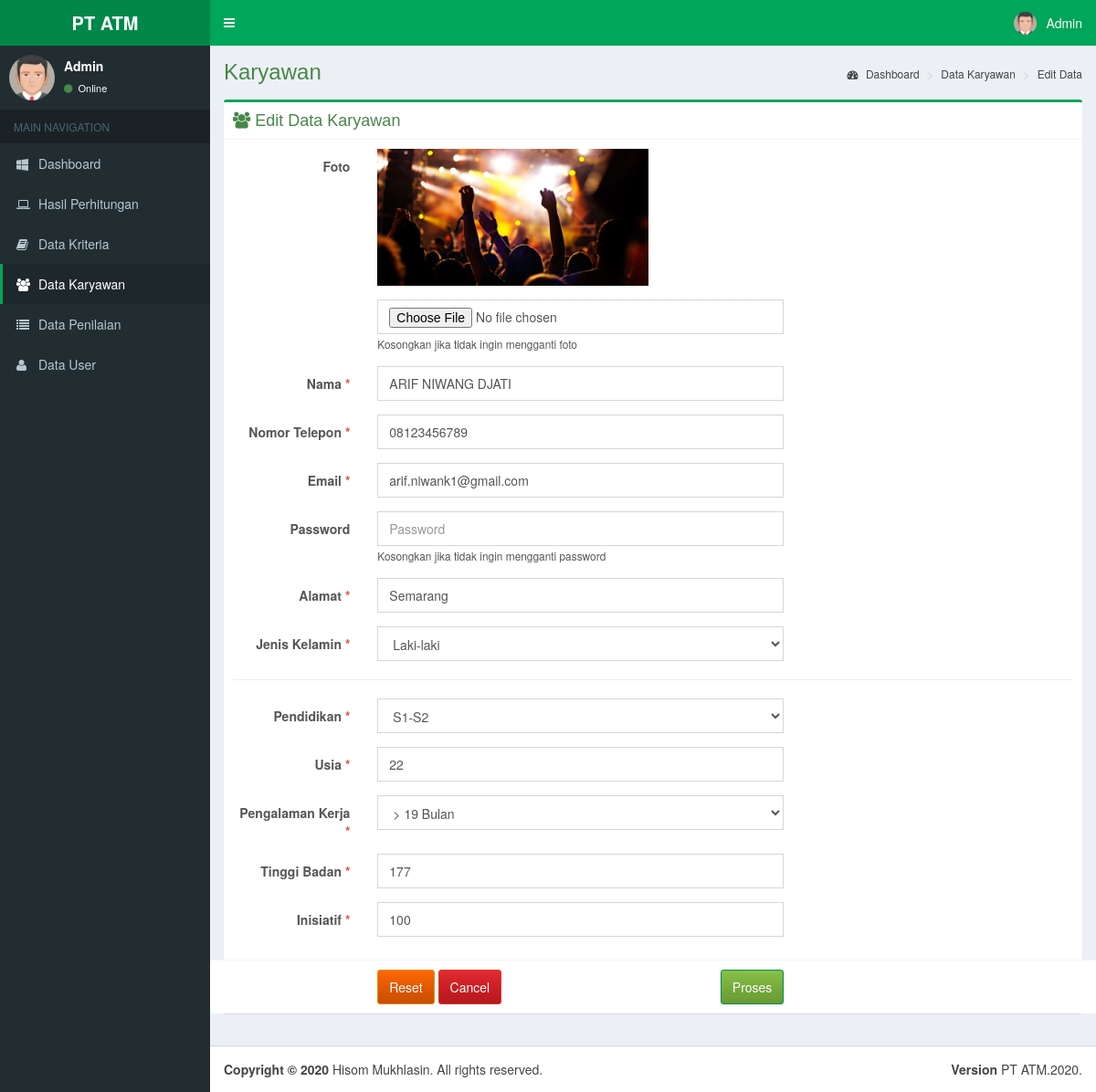
The app's page /edit-karyawan.php?id=1 (signed in) with its own data.
### tables this page shows
CREATE TABLE `karyawan` (
  `id_karyawan` int(11) NOT NULL AUTO_INCREMENT,
  `foto` varchar(100) NOT NULL DEFAULT '',
  `nama` varchar(100) NOT NULL,
  `email` varchar(100) NOT NULL,
  `nomor_telepon` varchar(20) NOT NULL,
  `alamat` varchar(255) NOT NULL,
  `jenis_kelamin` varchar(10) NOT NULL,
  `password` varchar(255) NOT NULL DEFAULT '',
  PRIMARY KEY (`id_karyawan`)
);

CREATE TABLE `kriteria` (
  `id_kriteria` int(11) NOT NULL AUTO_INCREMENT,
  `kriteria` varchar(50) NOT NULL,
  `cost_benefit` varchar(10) NOT NULL,
  `tipe` varchar(10) NOT NULL DEFAULT 'Option',
  `limit` tinyint(1) NOT NULL,
  PRIMARY KEY (`id_kriteria`)
);

CREATE TABLE `nilai` (
  `id_nilai` int(11) NOT NULL AUTO_INCREMENT,
  `id_karyawan` int(11) NOT NULL,
  `id_kriteria` int(11) NOT NULL,
  `id_sub_kriteria` int(11) NOT NULL,
  `bobot` float NOT NULL,
  `value` varchar(100) NOT NULL DEFAULT '',
  `nilai` float DEFAULT '0',
  PRIMARY KEY (`id_nilai`)
);

### edit-karyawan.php (the view, shortened to what this page needs)
<?php
include 'dbconf.php';
$id = $_GET['id'];
$result = $mysqli->query("SELECT *  FROM `karyawan` WHERE `id_karyawan` = " . $id);
$data = $result->fetch_assoc();
?>
<!DOCTYPE html>
<html>
<head>
	<?php include 'layout/head.php'; ?>
</head>
<body class="hold-transition fixed skin-green sidebar-mini">
<div class="wrapper">
	<header class="main-header">
		<?php include 'layout/header.php'; ?>
	</header>
	<aside class="main-sidebar">
		<?php include 'layout/sidebar.php'; ?>
	</aside>
	<div class="content-wrapper">
		<section class="content-header">
			<h1 class="text-success">Karyawan</h1>
			<ol class="breadcrumb">
				<li><a href="dashboard-ui.php"><i class="fa fa-dashboard"></i> Dashboard</a></li>
				<li><a href="karyawan.php">Data Karyawan</a></li>
				<li><a href="edit-karyawan.php">Edit Data</a></li>
			</ol>
		</section>
		<section class="content">
			<div class="box box-success">
				<div class="box-header with-border">
					<h3 class="box-title text-success"><i class="fa fa-users"> </i> Edit Data Karyawan</h3>
				</div>
				<form class="form-horizontal" enctype="multipart/form-data" method="post" action="proses-edit-karyawan.php?id=<?php echo $_GET['id']; ?>">
					<div class="row">
						<div class="col-xs-12">
							<div class="box-body">
								<div class="form-group">
									<label for="foto" class="col-sm-2 control-label">Foto</label>
									<div class="col-sm-6">
										<a class='fancybox-effects-d' href="<?php echo './' . $data['foto'] ?>" title="<?php echo $data['nama'] ?>">
											<img src="<?php echo './' . $data['foto'] ?>" alt="<?php echo $data['nama'] ?>" height="150px">
										</a>
										<input type="file" class="form-control" name="foto" id="foto" style="margin-top: 15px;"/>
										<small>Kosongkan jika tidak ingin mengganti foto</small>
									</div>
								</div>
								<div class="form-group">
									<label for="nama" class="col-sm-2 control-label">Nama <span class="text-red">*</span></label>
									<div class="col-sm-6">
										<input type="text" class="form-control" name="nama" id="nama" placeholder="Nama" required value="<?php echo $data['nama'] ?>"/>
									</div>
								</div>
								<div class="form-group">
									<label for="nomor_telepon" class="col-sm-2 control-label">Nomor Telepon <span class="text-red">*</span></label>
									<div class="col-sm-6">
										<input type="text" class="form-control" name="nomor_telepon" id="nomor_telepon" placeholder="Nomor Telepon" required
										       value="<?php echo $data['nomor_telepon'] ?>"/>
									</div>
								</div>
								<div class="form-group">
									<label for="email" class="col-sm-2 control-label">Email <span class="text-red">*</span></label>
									<div class="col-sm-6">
										<input type="email" class="form-control" name="email" id="email" placeholder="Email" required value="<?php echo $data['email'] ?>"/>
									</div>
								</div>
								<div class="form-group">
									<label for="email" class="col-sm-2 control-label">Password</label>
									<div class="col-sm-6">
										<input type="password" class="form-control" name="password" id="password" placeholder="Password"/>
										<small>Kosongkan jika tidak ingin mengganti password</small>
									</div>
								</div>
								<div class="form-group">
									<label for="Alamat" class="col-sm-2 control-label">Alamat <span class="text-red">*</span></label>
									<div class="col-sm-6">
										<input type="text" class="form-control" name="alamat" id="alamat" placeholder="Alamat" required value="<?php echo $data['alamat'] ?>"/>
									</div>
								</div>
								<div class="form-group">
									<label for="jenis_kelamin" class="col-sm-2 control-label">Jenis Kelamin <span class="text-red">*</span></label>
									<div class="col-sm-6">
										<select class="form-control" name="jenis_kelamin" id="jenis_kelamin">
											<option value='laki-laki' <?php if ($data['jenis_kelamin'] == 'laki-laki') echo 'selected'; ?>>Laki-laki</option>
										</select>
									</div>
								</div>
								<hr>
								<?php
								$query = "SELECT * FROM `kriteria`";
								$result = $mysqli->query($query);
								?>
								<?php if ($result->num_rows > 0): ?>
									<?php while ($row = $result->fetch_assoc()): $row = (object)$row; ?>
										<?php
										$sql = "SELECT * FROM nilai WHERE id_karyawan = " . $_GET['id'] . " AND id_kriteria = " . $row->id_kriteria;
										$nilai = $mysqli->query($sql)->fetch_assoc();
										?>
										<div class="form-group">
											<label for="jenis_kelamin" class="col-sm-2 control-label"><?php echo $row->kriteria; ?> <span class="text-red">*</span></label>
											<div class="col-sm-6">
												<?php
												if ($row->tipe == 'Option'):
													$sub_query = "SELECT * FROM `sub_kriteria` WHERE id_kriteria = $row->id_kriteria";
													$sub_result = $mysqli->query($sub_query);
													?>
													<select class="form-control" name="sub_kriteria[<?php echo $row->id_kriteria; ?>]" id="<?php echo $row->kriteria; ?>">
														<?php while ($xrow = $sub_result->fetch_assoc()): $xrow = (object)$xrow; ?>
															<option value='<?php echo $xrow->id_sub_kriteria; ?>' <?php if ($nilai['id_sub_kriteria'] == $xrow->id_sub_kriteria) echo 'selected'; ?>>
																<?php echo $xrow->sub_kriteria ?>
															</option>
														<?php endwhile; ?>
													</select>
												<?php
												else: ?>
													<input type="number" class="form-control" name="sub_kriteria[<?php echo $row->id_kriteria; ?>]" id="<?php echo $row->kriteria; ?>"
													       value="<?php echo $nilai['value']; ?>">
												<?php endif; ?>
											</div>
										</div>
									<?php endwhile; ?>
								<?php endif; ?>
							</div>
							<div class="box-footer row">
								<div class="col-sm-6 col-sm-offset-2">
									<button type="reset" class="btn btn-warning">Reset</button>
									<a type="button" class="btn btn-danger" href="karyawan.php">Cancel</a>
									<button type="submit" class="btn btn-success pull-right">Proses</button>
								</div>
							</div>
						</div>
					</div>
				</form>
			</div>
		</section>
	</div>
	<footer class="main-footer">
		<?php include 'layout/footer.php'; ?>
	</footer>
</div>
</body>
</html>

### records on screen
karyawan: foto (picture), nama "ARIF NIWANG DJATI", nomor_telepon "08123456789", email "arif.niwank1@gmail.com", alamat "Semarang", jenis_kelamin "Laki-laki"
kriteria: kriteria "Pendidikan", id_kriteria+kriteria "S1-S2"
kriteria: kriteria "Usia", value "22"
kriteria: kriteria "Pengalaman Kerja", id_kriteria+kriteria "> 19 Bulan"
kriteria: kriteria "Tinggi Badan", value "177"
kriteria: kriteria "Inisiatif", value "100"

### other values on screen
$_SESSION['judul'] "PT ATM"
$_SESSION['user'] "Admin"
